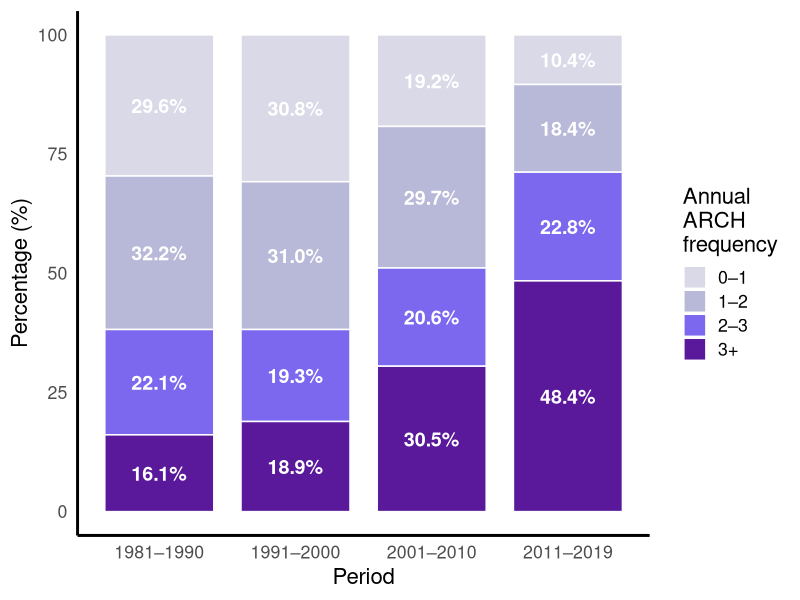
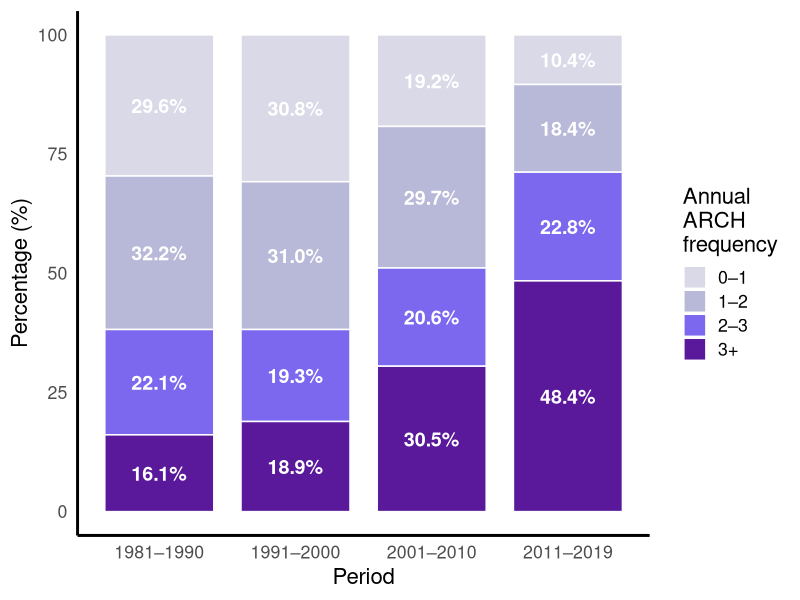

The R source for these figures, in order:
setwd("..")
library(tidyverse)

# 读取数据
df <- read_delim("data/ARCH_frequency_by_time_gap/ARCH_distribution.txt", delim = "\t")

# 设置 period 顺序
df$Period <- factor(
  df$Period,
  levels = c("1981–1990", "1991–2000", "2001–2010", "2011–2019")
)

# 🔥 关键：深色放下面（从下往上堆叠）
df$FreqClass <- factor(
  df$FreqClass,
  levels = c("0–1", "1–2", "2–3", "3+")
)

# 绘图
p <- ggplot(df, aes(x = Period, y = Percentage, fill = FreqClass)) +
  geom_bar(stat = "identity", width = 0.8, color = "white") +
  geom_text(
    aes(label = sprintf("%.1f%%", Percentage)),
    position = position_stack(vjust = 0.5),
    color = "white",
    size = 5,
    fontface = "bold"
  ) +
  scale_fill_manual(
    values = c(
      "3+"  = "#5A189A",
      "2–3" = "#7B68EE",
      "1–2" = "#B8B8D8",
      "0–1" = "#D9D9E8"
    ),
    name = "Annual\nARCH\nfrequency"
  ) +
  labs(
    x = "Period",
    y = "Percentage (%)"
  ) +
  theme_minimal(base_size = 16) +
  theme(
    panel.grid = element_blank(),
    axis.line = element_line(color = "black", linewidth = 1),
    legend.position = "right"
  )

print(p)

# 保存
ggsave("results/ARCH_distribution.png", p, width = 8, height = 6, dpi = 600)
